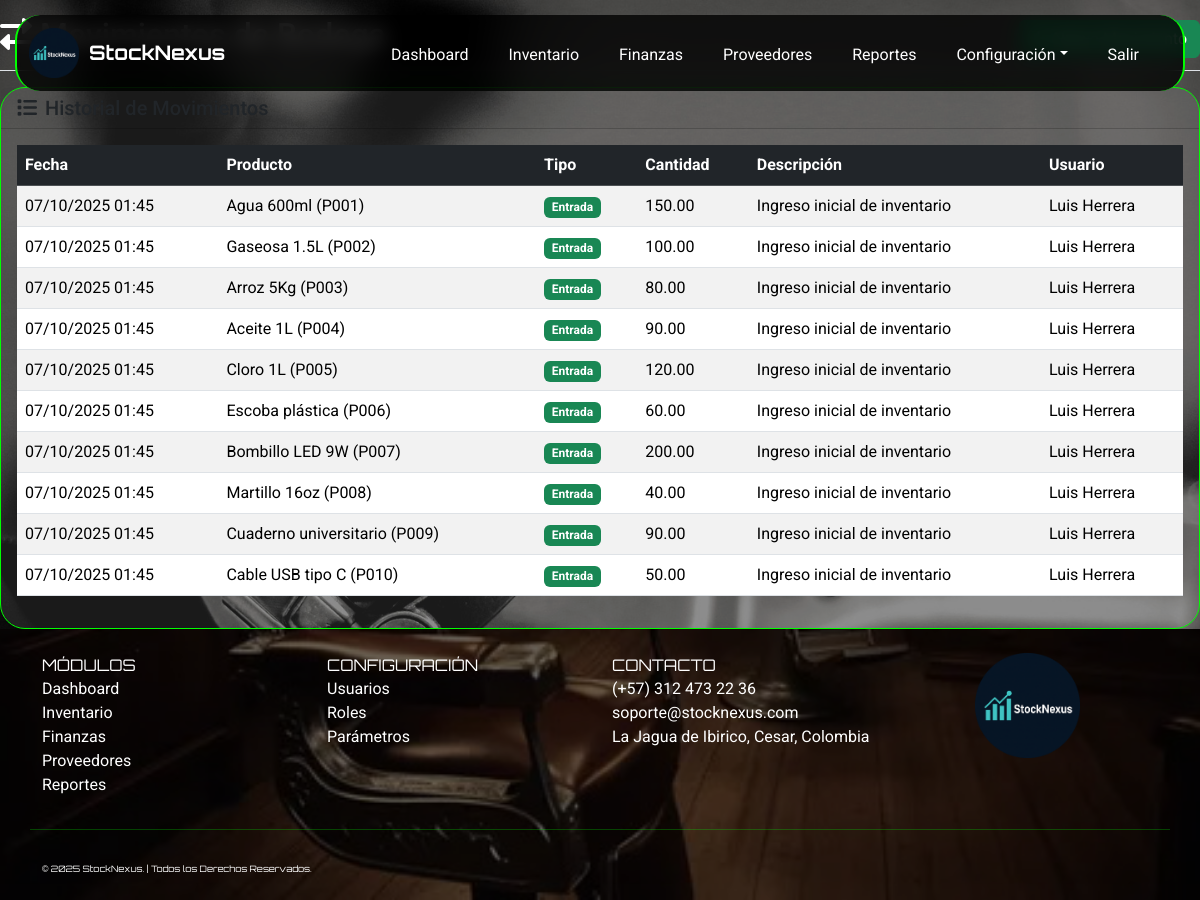
The app's page /index.php?page=movimientos (signed in), older data.
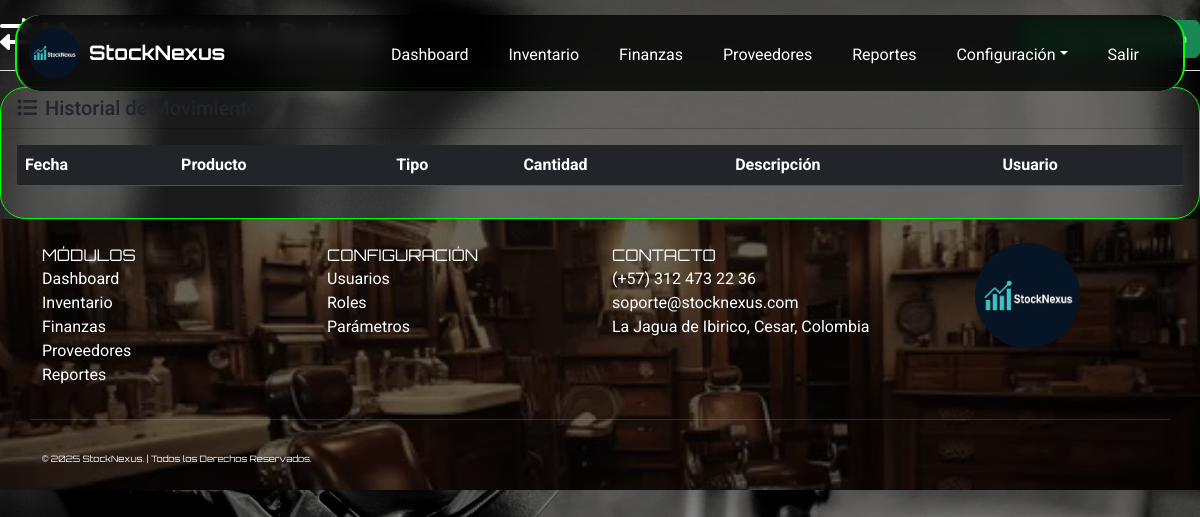
The same page, newer data.
### tables this page shows
CREATE TABLE `movimientos_bodega` (
  `id_movimiento` int(11) NOT NULL AUTO_INCREMENT,
  `id_producto` int(11) NOT NULL,
  `tipo_movimiento` enum('Entrada','Salida','Ajuste') NOT NULL,
  `cantidad` decimal(10,2) NOT NULL,
  `descripcion` text DEFAULT NULL,
  `id_usuario` int(11) DEFAULT NULL,
  `fecha_movimiento` datetime DEFAULT CURRENT_TIMESTAMP,
  PRIMARY KEY (`id_movimiento`),
  KEY `idx_movimientos_producto` (`id_producto`),
  KEY `idx_movimientos_usuario` (`id_usuario`),
  CONSTRAINT `fk_movimientos_producto` FOREIGN KEY (`id_producto`) REFERENCES `productos` (`id_producto`),
  CONSTRAINT `fk_movimientos_usuario` FOREIGN KEY (`id_usuario`) REFERENCES `usuarios` (`id_usuario`)
);

CREATE TABLE `productos` (
  `id_producto` int(11) NOT NULL AUTO_INCREMENT,
  `codigo_producto` varchar(50) NOT NULL,
  `nombre_producto` varchar(150) NOT NULL,
  `id_categoria` int(11) DEFAULT NULL,
  `descripcion` text DEFAULT NULL,
  `stock_actual` decimal(10,2) DEFAULT 0.00,
  `stock_minimo` decimal(10,2) DEFAULT 0.00,
  `unidad_medida` varchar(30) DEFAULT 'Unidad',
  `precio_compra` decimal(12,2) DEFAULT 0.00,
  `precio_venta` decimal(12,2) DEFAULT 0.00,
  `estado` enum('Activo','Inactivo') DEFAULT 'Activo',
  PRIMARY KEY (`id_producto`),
  UNIQUE KEY `uk_productos_codigo` (`codigo_producto`),
  KEY `idx_productos_id_categoria` (`id_categoria`),
  CONSTRAINT `fk_productos_categoria` FOREIGN KEY (`id_categoria`) REFERENCES `categorias` (`id_categoria`)
);

CREATE TABLE `usuarios` (
  `id_usuario` int(11) NOT NULL AUTO_INCREMENT,
  `nombre_completo` varchar(100) NOT NULL,
  `correo` varchar(100) NOT NULL,
  `usuario` varchar(50) NOT NULL,
  `contrasena` varchar(255) NOT NULL,
  `rol` enum('Administrador','Vendedor','Contador','Bodeguero') DEFAULT 'Vendedor',
  `estado` enum('Activo','Inactivo') DEFAULT 'Activo',
  `fecha_creacion` datetime DEFAULT CURRENT_TIMESTAMP,
  PRIMARY KEY (`id_usuario`),
  UNIQUE KEY `uk_usuarios_correo` (`correo`),
  UNIQUE KEY `uk_usuarios_usuario` (`usuario`)
);

### app/controllers/inventarioController.php (called while the page is built, shortened)
<?php
class InventarioController {
    private $db;
    public function __construct($database) {
        $this->db = $database;
    }
    public function listarMovimientos() {
        try {
            $stmt = $this->db->query("
                SELECT m.*, p.codigo_producto, p.nombre_producto, u.nombre_completo as usuario_nombre
                FROM movimientos_bodega m
                JOIN productos p ON m.id_producto = p.id_producto
                LEFT JOIN usuarios u ON m.id_usuario = u.id_usuario
                ORDER BY m.fecha_movimiento DESC
            ");
            return $stmt->fetchAll();
        } catch (PDOException $e) {
            error_log("Error en listarMovimientos: " . $e->getMessage());
            return [];
        }
    }
}
?>

### app/views/Movimientos/movimientos.php (the view)
<?php
$inventarioController = new InventarioController($db);
$movimientos = $inventarioController->listarMovimientos();
?>
<div class="d-flex justify-content-between flex-wrap flex-md-nowrap align-items-center pt-3 pb-2 mb-3 border-bottom">
    <h1 class="h2"><i class="fas fa-exchange-alt me-2"></i>Movimientos de Bodega</h1>
    <div class="btn-toolbar mb-2 mb-md-0">
        <a href="index.php?page=crear_movimiento" class="btn btn-success">
            <i class="fas fa-plus me-2"></i>Nuevo Movimiento
        </a>
    </div>
</div>
<div class="card">
    <div class="card-header">
        <h5 class="card-title mb-0">
            <i class="fas fa-list me-2"></i>Historial de Movimientos
        </h5>
    </div>
    <div class="card-body">
        <div class="table-responsive">
            <table class="table table-striped table-hover">
                <thead class="table-dark">
                    <tr>
                        <th>Fecha</th>
                        <th>Producto</th>
                        <th>Tipo</th>
                        <th>Cantidad</th>
                        <th>Descripción</th>
                        <th>Usuario</th>
                    </tr>
                </thead>
                <tbody>
                    <?php foreach ($movimientos as $movimiento): ?>
                    <tr>
                        <td><?= date('d/m/Y H:i', strtotime($movimiento['fecha_movimiento'])) ?></td>
                        <td><?= $movimiento['nombre_producto'] ?> (<?= $movimiento['codigo_producto'] ?>)</td>
                        <td>
                            <span class="badge bg-<?=
                                $movimiento['tipo_movimiento'] == 'Entrada' ? 'success' :
                                ($movimiento['tipo_movimiento'] == 'Salida' ? 'danger' : 'warning')
                            ?>">
                                <?= $movimiento['tipo_movimiento'] ?>
                            </span>
                        </td>
                        <td><?= $movimiento['cantidad'] ?></td>
                        <td><?= $movimiento['descripcion'] ?></td>
                        <td><?= $movimiento['usuario_nombre'] ?></td>
                    </tr>
                    <?php endforeach; ?>
                </tbody>
            </table>
        </div>
    </div>
</div>

Row changes from the older to the newer data that the page shows:
no longer on this page (row edited): movimientos_bodega: fecha_movimiento "07/10/2025 01:45", id_producto.nombre_producto "Agua 600ml", id_producto.codigo_producto "P001", tipo_movimiento "Entrada", cantidad "150.00", descripcion "Ingreso inicial de inventario", id_usuario.nombre_completo "Luis Herrera"
no longer on this page (row edited): movimientos_bodega: fecha_movimiento "07/10/2025 01:45", id_producto.nombre_producto "Gaseosa 1.5L", id_producto.codigo_producto "P002", tipo_movimiento "Entrada", cantidad "100.00", descripcion "Ingreso inicial de inventario", id_usuario.nombre_completo "Luis Herrera"
no longer on this page (row edited): movimientos_bodega: fecha_movimiento "07/10/2025 01:45", id_producto.nombre_producto "Arroz 5Kg", id_producto.codigo_producto "P003", tipo_movimiento "Entrada", cantidad "80.00", descripcion "Ingreso inicial de inventario", id_usuario.nombre_completo "Luis Herrera"
no longer on this page (row edited): movimientos_bodega: fecha_movimiento "07/10/2025 01:45", id_producto.nombre_producto "Aceite 1L", id_producto.codigo_producto "P004", tipo_movimiento "Entrada", cantidad "90.00", descripcion "Ingreso inicial de inventario", id_usuario.nombre_completo "Luis Herrera"
no longer on this page (row edited): movimientos_bodega: fecha_movimiento "07/10/2025 01:45", id_producto.nombre_producto "Cloro 1L", id_producto.codigo_producto "P005", tipo_movimiento "Entrada", cantidad "120.00", descripcion "Ingreso inicial de inventario", id_usuario.nombre_completo "Luis Herrera"
no longer on this page (row edited): movimientos_bodega: fecha_movimiento "07/10/2025 01:45", id_producto.nombre_producto "Escoba plástica", id_producto.codigo_producto "P006", tipo_movimiento "Entrada", cantidad "60.00", descripcion "Ingreso inicial de inventario", id_usuario.nombre_completo "Luis Herrera"
no longer on this page (row edited): movimientos_bodega: fecha_movimiento "07/10/2025 01:45", id_producto.nombre_producto "Bombillo LED 9W", id_producto.codigo_producto "P007", tipo_movimiento "Entrada", cantidad "200.00", descripcion "Ingreso inicial de inventario", id_usuario.nombre_completo "Luis Herrera"
no longer on this page (row edited): movimientos_bodega: fecha_movimiento "07/10/2025 01:45", id_producto.nombre_producto "Martillo 16oz", id_producto.codigo_producto "P008", tipo_movimiento "Entrada", cantidad "40.00", descripcion "Ingreso inicial de inventario", id_usuario.nombre_completo "Luis Herrera"
no longer on this page (row edited): movimientos_bodega: fecha_movimiento "07/10/2025 01:45", id_producto.nombre_producto "Cuaderno universitario", id_producto.codigo_producto "P009", tipo_movimiento "Entrada", cantidad "90.00", descripcion "Ingreso inicial de inventario", id_usuario.nombre_completo "Luis Herrera"
no longer on this page (row edited): movimientos_bodega: fecha_movimiento "07/10/2025 01:45", id_producto.nombre_producto "Cable USB tipo C", id_producto.codigo_producto "P010", tipo_movimiento "Entrada", cantidad "50.00", descripcion "Ingreso inicial de inventario", id_usuario.nombre_completo "Luis Herrera"
